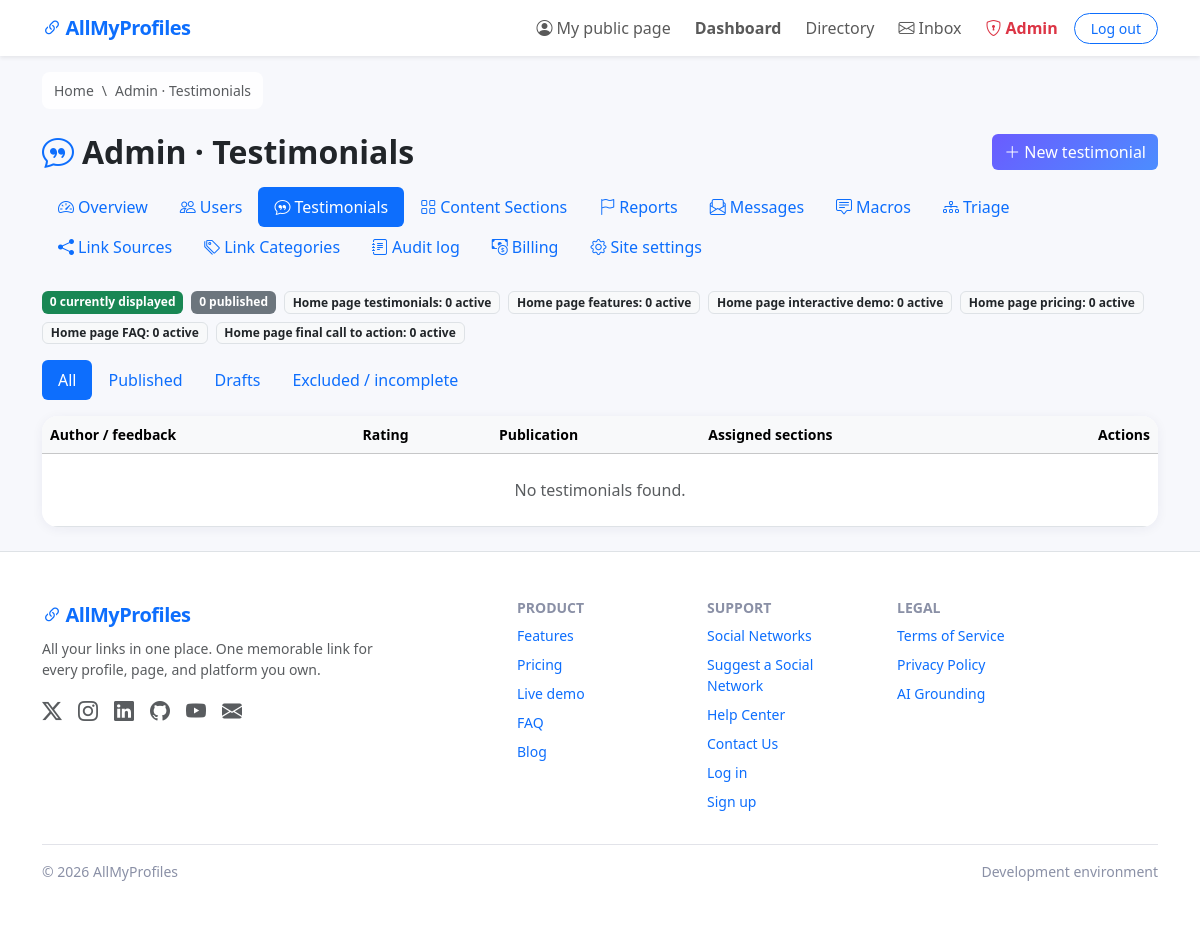
Page /admin/testimonials (signed in) on the committed database.
### models.py (models this page shows, shortened)
class ContentSection(db.Model):
    __tablename__ = 'content_sections'
    DEFAULT_SECTIONS = (
        ('homepage-testimonials', 'Home page testimonials',
         'The home page social-proof area.'),
        ('homepage-features', 'Home page features',
         'The features section on the home page.'),
        ('homepage-demo', 'Home page interactive demo',
         'The interactive demo section on the home page.'),
        ('homepage-pricing', 'Home page pricing',
         'The pricing section on the home page.'),
        ('homepage-faq', 'Home page FAQ',
         'The frequently asked questions section on the home page.'),
        ('homepage-final-cta', 'Home page final call to action',
         'The closing call-to-action section on the home page.'),
    )
    id = db.Column(db.Integer, primary_key=True)
    name = db.Column(db.String(100), nullable=False, unique=True)
    slug = db.Column(db.String(100), nullable=False, unique=True, index=True)
    description = db.Column(db.String(250), nullable=True)
    sort_order = db.Column(db.Integer, nullable=False, default=0,
                           server_default='0')
    is_active = db.Column(db.Boolean, nullable=False, default=True,
                          server_default='1')
    testimonials = db.relationship(
        'Testimonial', secondary=testimonial_sections,
        backref=db.backref('content_sections', lazy='select'))
    @property
    def active_testimonial_count(self):
        return Testimonial.section_display(self).count()

class Setting(db.Model):
    __tablename__ = 'settings'
    DEFAULT_SETTINGS = DEFAULT_SETTINGS
    key = db.Column(db.String(64), primary_key=True)
    value = db.Column(db.String(500), nullable=False, default='')
    @classmethod
    def get(cls, key, fallback=None):
        row = db.session.get(cls, key)
        if row is not None:
            return row.value
        return DEFAULT_SETTINGS.get(key, fallback)

### app.py (the view)
    @app.route('/admin/testimonials')
    @admin_required
    def admin_testimonials():
        q = Testimonial.query
        status = (request.args.get('status') or '').strip()
        if status == 'published':
            q = q.filter(Testimonial.is_published.is_(True))
        elif status == 'draft':
            q = q.filter(Testimonial.is_published.is_(False))
        elif status == 'excluded':
            q = q.filter(db.or_(Testimonial.exclude_from_home.is_(True),
                                Testimonial.is_incomplete.is_(True)))
        page = request.args.get('page', 1, type=int)
        pagination = q.order_by(Testimonial.sort_order,
                                Testimonial.created_at.desc()).paginate(
            page=page, per_page=25, error_out=False)
        homepage_slugs = [slug for slug, _, _ in
                          ContentSection.DEFAULT_SECTIONS]
        on_display = (Testimonial.query
                      .join(Testimonial.content_sections)
                      .filter(
                          ContentSection.slug.in_(homepage_slugs),
                          ContentSection.is_active.is_(True),
                          Testimonial.is_published.is_(True),
                          Testimonial.is_incomplete.is_(False),
                          db.or_(
                              Testimonial.is_flagged.is_(False),
                              Testimonial.resolution_status.in_(
                                  ('resolved', 'dismissed')),
                          ),
                          db.or_(
                              ContentSection.slug != 'homepage-testimonials',
                              Testimonial.exclude_from_home.is_(False),
                          ),
                      ).distinct().count())
        total_published = Testimonial.query.filter_by(
            is_published=True).count()
        return render_template('admin/testimonials.html',
                               pagination=pagination,
                               items=pagination.items,
                               status=status,
                               on_display=on_display,
                               total_published=total_published,
                               sections=ContentSection.query.order_by(
                                   ContentSection.sort_order,
                                   ContentSection.name).all())

### templates/admin/testimonials.html (shortened to what this page needs)
{% extends 'base.html' %}
{% import 'admin/_nav.html' as dash %}
{% block content %}
<div class="container py-4">
  <div class="d-flex flex-wrap justify-content-between align-items-center gap-2 mb-3">
    <h2 class="fw-bold mb-0"><i class="bi bi-chat-quote text-primary me-2"></i>Admin · Testimonials</h2>
    <a class="btn btn-primary" href="{{ url_for('admin_testimonial_new') }}">
      <i class="bi bi-plus-lg me-1"></i>New testimonial
    </a>
  </div>
  {{ dash.nav('testimonials') }}
  <div class="d-flex flex-wrap gap-2 mb-3">
    <span class="badge text-bg-success">{{ on_display }} currently displayed</span>
    <span class="badge text-bg-secondary">{{ total_published }} published</span>
    {% for section in sections %}
      <a class="badge text-bg-light border text-dark text-decoration-none"
         href="{{ url_for('admin_content_sections') }}">
        {{ section.name }}: {{ section.active_testimonial_count }} active
      </a>
    {% endfor %}
  </div>
  <ul class="nav nav-pills mb-3">
    {% for key, label in [('', 'All'), ('published', 'Published'), ('draft', 'Drafts'), ('excluded', 'Excluded / incomplete')] %}
    <li class="nav-item">
      <a class="nav-link {{ 'active' if status == key }}"
         href="{{ url_for('admin_testimonials', status=key) }}">{{ label }}</a>
    </li>
    {% endfor %}
  </ul>
  <div class="card p-0 overflow-hidden">
    <div class="table-responsive">
      <table class="table table-hover align-middle mb-0">
        <thead class="table-light">
          <tr class="small text-muted">
            <th>Author / feedback</th><th>Rating</th><th>Publication</th>
            <th>Assigned sections</th><th class="text-end">Actions</th>
          </tr>
        </thead>
        <tbody>
        {% for t in items %}
          <tr>
            <td>
              <div class="fw-semibold">{{ t.author_name }}</div>
              <div class="small text-muted">{{ t.quote | truncate(130) }}</div>
            </td>
            <td class="text-warning text-nowrap">{{ '★' * t.rating }}</td>
            <td>
              <span class="badge text-bg-{{ 'success' if t.is_published else 'secondary' }}">
                {{ 'Published' if t.is_published else 'Draft' }}
              </span>
              {% if t.is_flagged %}<span class="badge text-bg-warning">Flagged</span>{% endif %}
            </td>
            <td class="small">
              {% for section in t.content_sections %}
                <span class="badge text-bg-light border text-dark">{{ section.name }}</span>
              {% else %}
                <span class="text-muted">None</span>
              {% endfor %}
            </td>
            <td class="text-end text-nowrap">
              <a class="btn btn-sm btn-outline-primary"
                 href="{{ url_for('admin_testimonial_edit', t_id=t.id) }}">Edit</a>
              <form class="d-inline" method="POST"
                    action="{{ url_for('admin_testimonial_toggle', t_id=t.id) }}">
                <button class="btn btn-sm btn-outline-{{ 'warning' if t.is_published else 'success' }}">
                  {{ 'Unpublish' if t.is_published else 'Publish' }}
                </button>
              </form>
              <form class="d-inline" method="POST"
                    action="{{ url_for('admin_testimonial_delete', t_id=t.id) }}"
                    onsubmit="return confirm('Delete this testimonial?')">
                <button class="btn btn-sm btn-outline-danger">Delete</button>
              </form>
            </td>
          </tr>
        {% else %}
          <tr><td colspan="5" class="text-center text-muted p-4">No testimonials found.</td></tr>
        {% endfor %}
        </tbody>
      </table>
    </div>
  </div>
</div>
{% endblock %}

### templates/base.html (shortened to what this page needs)
<!DOCTYPE html>
<html lang="en">
<head>
  <link rel="stylesheet" href="https://cdn.jsdelivr.net/npm/bootstrap@5.3.3/dist/css/bootstrap.min.css">
  <link rel="stylesheet" href="https://cdn.jsdelivr.net/npm/bootstrap-icons@1.11.3/font/bootstrap-icons.min.css">
</head>
<body class="d-flex flex-column min-vh-100">
  <nav class="navbar navbar-expand-lg bg-white shadow-sm">
    <div class="container">
      <a class="navbar-brand text-primary" href="{{ url_for('home') }}">
        <i class="bi bi-link-45deg me-1"></i>AllMyProfiles
      </a>
      <div class="collapse navbar-collapse" id="navbarNav">
        <ul class="navbar-nav ms-auto align-items-lg-center gap-lg-2">
          {% if current_user.is_authenticated %}
            <li class="nav-item">
              <a class="nav-link" href="{{ (profile_url(current_user) or '#') }}">
                <i class="bi bi-person-circle me-1"></i>My public page
              </a>
            </li>
            <li class="nav-item">
              <a class="nav-link fw-semibold" href="{{ url_for('dashboard') }}">Dashboard</a>
            </li>
            <li class="nav-item">
              <a class="nav-link" href="{{ url_for('directory') }}">Directory</a>
            </li>
            <li class="nav-item">
              <a class="nav-link position-relative" href="{{ url_for('inbox') }}">
                <i class="bi bi-envelope me-1"></i>Inbox
              </a>
            </li>
            {% if current_user.is_admin and not is_impersonating() %}
            <li class="nav-item">
              <a class="nav-link text-danger fw-semibold" href="{{ url_for('admin_dashboard') }}">
                <i class="bi bi-shield-lock me-1"></i>Admin
              </a>
            </li>
            {% endif %}
            <li class="nav-item">
              <a class="btn btn-outline-primary btn-sm rounded-pill px-3" href="{{ url_for('logout') }}">Log out</a>
            </li>
          {% endif %}
        </ul>
      </div>
    </div>
  </nav>
  <main class="flex-grow-1">
    <nav class="container pt-3" aria-label="Breadcrumb">
      <ol class="site-breadcrumb list-unstyled d-flex flex-wrap align-items-center gap-2 mb-0 small text-muted">
        <li><a href="{{ url_for('home') }}">Home</a></li>
        {% block breadcrumb_parents %}<li aria-hidden="true">\</li>{% endblock %}
        <li aria-current="page">{% block breadcrumb_title %}{{ self.title() | striptags | replace(' — AllMyProfiles', '') | replace(' — All My Profiles', '') | replace(' — Admin', '') }}{% endblock %}</li>
      </ol>
    </nav>
    {% block content %}{% endblock %}
  </main>
  <footer class="py-5 bg-white border-top">
    <div class="container">
      <div class="row gy-4">
        <div class="col-lg-4">
          <span class="navbar-brand fw-bold text-primary fs-5">
            <i class="bi bi-link-45deg me-1"></i>AllMyProfiles
          </span>
          <p class="small text-muted mt-2 mb-0">{{ site_tagline }} One memorable link for every profile, page, and platform you own.</p>
          <div class="mt-3 fs-5 d-flex gap-3">
            <a href="https://x.com/allmyprofiles" class="text-muted" aria-label="X / Twitter" alt="X / Twitter" rel="noopener" target="_blank"><i class="bi bi-twitter-x"></i></a>
            <a href="https://instagram.com/allmyprofiles" class="text-muted" aria-label="Instagram" alt="Instagram" rel="noopener" target="_blank"><i class="bi bi-instagram"></i></a>
            <a href="https://linkedin.com/company/allmyprofiles" class="text-muted" aria-label="LinkedIn" alt="LinkedIn" rel="noopener" target="_blank"><i class="bi bi-linkedin"></i></a>
            <a href="https://github.com/allmyprofiles" class="text-muted" aria-label="GitHub" alt="GitHub" rel="noopener" target="_blank"><i class="bi bi-github"></i></a>
            <a href="https://youtube.com/@allmyprofiles" class="text-muted" aria-label="YouTube" alt="YouTube" rel="noopener" target="_blank"><i class="bi bi-youtube"></i></a>
            <a href="mailto:support@allmyprofiles.com?subject=Support%20Request-Home%Page" class="text-muted" aria-label="Email" alt="Email"><i class="bi bi-envelope-fill"></i></a>
          </div>
        </div>
        <div class="col-6 col-lg-2 offset-lg-1">
          <h6 class="fw-bold small text-uppercase">Product</h6>
          <ul class="list-unstyled small">
            <li class="mb-2"><a class="text-decoration-none" href="{{ url_for('home') }}#features">Features</a></li>
            <li class="mb-2"><a class="text-decoration-none" href="{{ url_for('home') }}#pricing">Pricing</a></li>
            <li class="mb-2"><a class="text-decoration-none" href="{{ url_for('home') }}#demo">Live demo</a></li>
            <li class="mb-2"><a class="text-decoration-none" href="{{ url_for('home') }}#faq">FAQ</a></li>
            <li class="mb-2"><a class="text-decoration-none" href="#">Blog</a></li>
          </ul>
        </div>
        <div class="col-6 col-lg-2">
          <h6 class="fw-bold small text-uppercase">Support</h6>
          <ul class="list-unstyled small">
            <li class="mb-2"><a class="text-decoration-none" href="{{ url_for('directory') }}">Social Networks</a></li>
            <li class="mb-2"><a class="text-decoration-none" href="{{ url_for('suggest') }}">Suggest a Social Network</a></li>
            <li class="mb-2"><a class="text-decoration-none" href="{{ url_for('help_center') }}">Help Center</a></li>
            <li class="mb-2"><a class="text-decoration-none" href="{{ url_for('contact') }}">Contact Us</a></li>
            <li class="mb-2"><a class="text-decoration-none" href="{{ url_for('login') }}">Log in</a></li>
            <li class="mb-2"><a class="text-decoration-none" href="{{ url_for('register') }}">Sign up</a></li>
          </ul>
        </div>
        <div class="col-6 col-lg-2">
          <h6 class="fw-bold small text-uppercase">Legal</h6>
          <ul class="list-unstyled small">
            <li class="mb-2"><a class="text-decoration-none" href="{{ url_for('terms') }}">Terms of Service</a></li>
            <li class="mb-2"><a class="text-decoration-none" href="{{ url_for('privacy') }}">Privacy Policy</a></li>
            <li class="mb-2"><a class="text-decoration-none" href="{{ url_for('ai_grounding') }}">AI Grounding</a></li>
          </ul>
        </div>
      </div>
      <hr>
      <div class="d-flex flex-wrap justify-content-between align-items-center">
        <span class="small">&copy; {{ current_year }} AllMyProfiles</span>
        <span class="small">{{ APP_ENV|capitalize }} environment</span>
      </div>
    </div>
  </footer>
</body>
</html>

### rows in the picture
ContentSection: name "Home page testimonials", active_testimonial_count "0"
ContentSection: name "Home page features", active_testimonial_count "0"
ContentSection: name "Home page interactive demo", active_testimonial_count "0"
ContentSection: name "Home page pricing", active_testimonial_count "0"
ContentSection: name "Home page FAQ", active_testimonial_count "0"
ContentSection: name "Home page final call to action", active_testimonial_count "0"
Setting: value "All your links in one place."

### other values in the picture
{{ on_display }} "0"
{{ total_published }} "0"
{{ label }} "All" "Published" "Drafts" "Excluded / incomplete"
{{ APP_ENV|capitalize }} "Development"
